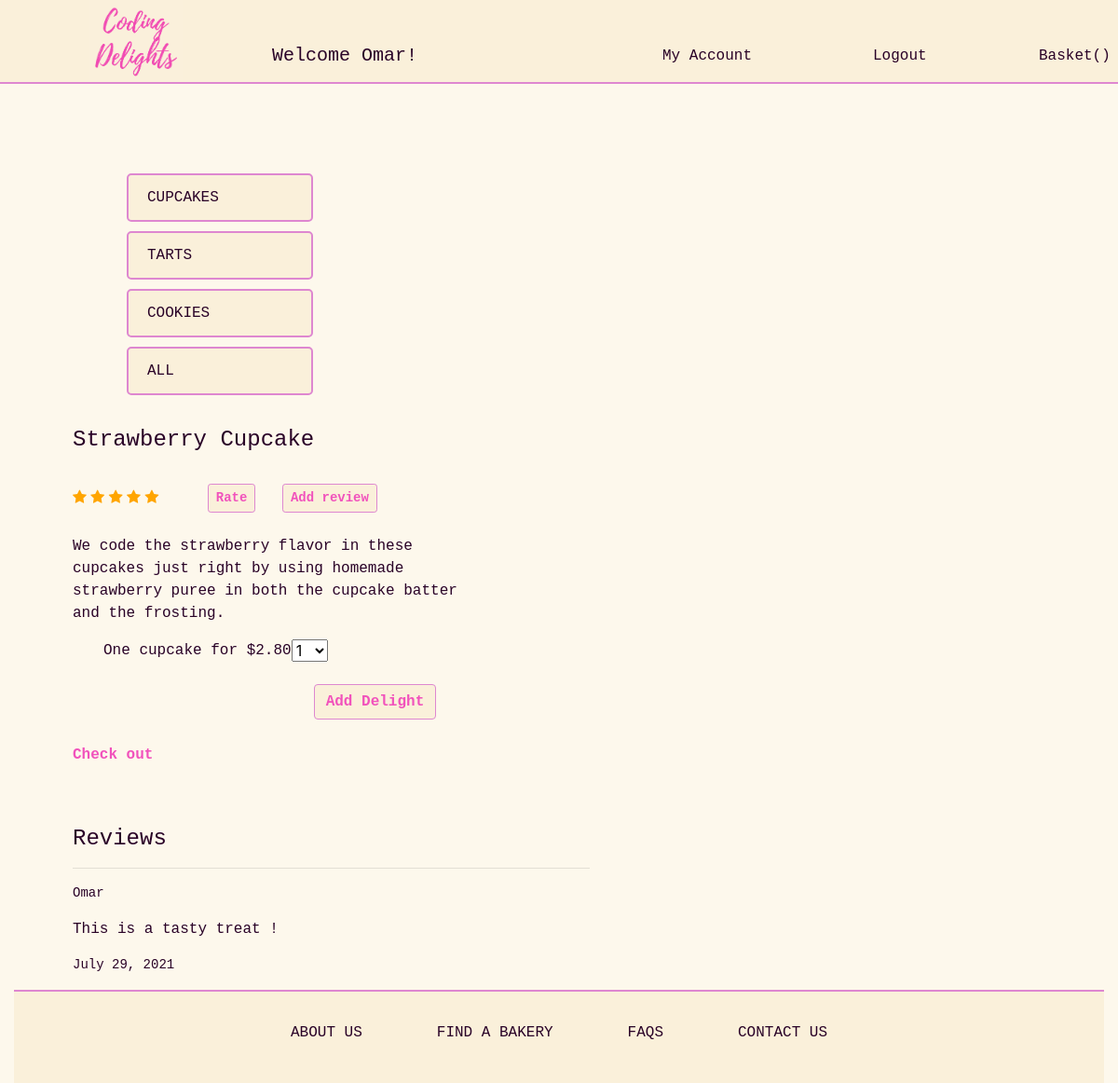
Page /delights/cupcakes/2 (signed in) on the committed database.
### login_app/models.py (models this page shows)
class User(models.Model):
    first_name= models.CharField(max_length=50)
    last_name= models.CharField(max_length=50)
    email= models.CharField(max_length=100, unique=True)
    address= models.CharField(max_length=255)
    city= models.CharField(max_length=50)
    state= models.CharField(max_length=2)
    password= models.CharField(max_length=60)
    created_at= models.DateTimeField(auto_now_add=True)
    updated_at= models.DateTimeField(auto_now=True)
    objects = UserManager()

### delights_app/models.py (models this page shows)
class Delight(models.Model):
    name= models.CharField(max_length=50)
    des= models.TextField()
    image= models.CharField(max_length=255)
    price= models.DecimalField(decimal_places=2, max_digits=6)
    catigory= models.ForeignKey(Catigory, related_name="delights", on_delete=models.CASCADE)
    created_at = models.DateTimeField(auto_now_add=True)
    updated_at= models.DateTimeField(auto_now=True)

class Review(models.Model):
    review= models.TextField()
    uploaded_by= models.ForeignKey('login_app.User', related_name="reviews", on_delete=models.CASCADE)
    review_for= models.ForeignKey(Delight, related_name="delight_reviews", on_delete=models.CASCADE)
    created_at= models.DateTimeField(auto_now_add=True)
    updated_at= models.DateTimeField(auto_now=True)

### delights_app/views.py (the view)
# urls.py: path('cupcakes/<int:cupcake_id>', views.cupcake),
def cupcake(request, cupcake_id):
    if 'user_id' not in request.session:
        return redirect('/login')
    cupcake_ratings= Delight.objects.get(id= cupcake_id).delight_ratings.all()
    if not cupcake_ratings:
        round_rate= 0
    else:
        rate= cupcake_ratings.aggregate(rate= Avg('rating'))
        print(rate)
        x= rate
        y= x['rate']
        round_rate= round(y*2)/2
    context={
        'cupcake': Delight.objects.get(id= cupcake_id),
        'rate': round_rate,
    }
    return render(request, 'cupcake.html', context)

### delights_app/templates/cupcake.html (shortened to what this page needs)
<!DOCTYPE html>
<html lang="en">
<head>
    <link rel="stylesheet" href="https://stackpath.bootstrapcdn.com/bootstrap/4.5.2/css/bootstrap.min.css"
>
    <link rel="stylesheet" href="https://cdnjs.cloudflare.com/ajax/libs/font-awesome/4.7.0/css/font-awesome.min.css">
    {% load static %}
    <link rel="stylesheet" href="{% static 'css/style.css' %}">
    <link rel="stylesheet" href="{% static 'css/star.css' %}">
</head>
<body>
    <div class="main_container container-fluid" style="background-color: #fdf8ec">
        <div style="background-color: #faf0da; border-bottom:rgb(222, 135, 208) 2px solid" class="row mb-5">
            <div class="col-6 ml-5">
                <div class="row">
                    <img class="mx-5" src="{% static 'img/delight_logo.png' %}" alt="" style="width: 100px;">
                    <h5 class="ml-5 mt-5 monospace">Welcome {{request.session.first_name}}!</h5>
                </div>
            </div>
            <div class="col d-flex">
                <a class=" float-right mt-5 ml-5 monospace" href="/delights/{{request.session.user_id}}">My Account</a>
            </div>
            <div class="col d-flex">
                <a class="float-right mt-5 ml-5 monospace" href="/delights/logout">Logout</a>
            </div>
            <div class="col-1 d-flex">
                <p class="mt-5 monospace">Basket({{request.session.basket}})</p>
            </div>
        </div>
        <div class="row m-5">
            <div class="col-2 mx-5">
                <div class="mt-5" id="catigory" >
                    <a href="/delights/cupcakes" style="border: 2px solid rgb(222, 135, 208); border-radius: 5px;"
                        class="list-group-item list-group-item-action monospace link">CUPCAKES</a>
                    <a href="/delights/tarts" style="border: 2px solid rgb(222, 135, 208); border-radius: 5px;"
                        class="list-group-item list-group-item-action monospace link">TARTS</a>
                    <a href="/delights/cookies" style="border: 2px solid rgb(222, 135, 208); border-radius: 5px;"
                        class="list-group-item list-group-item-action monospace link">COOKIES</a>
                    <a href="/delights/all" style="border: 2px solid rgb(222, 135, 208); border-radius: 5px;"
                        class="list-group-item list-group-item-action monospace link">ALL</a>
                </div>
            </div>
            <div class="col-4 mt-4 img-fluid rounded mx-auto d-block">
            </div>
            <div class="col-5 content-start">
                <h4 class="monospace mt-4">{{cupcake.name}}</h4>
                <div class="my-4 rate_block">
                    {% if rate == 0 %}
                    <span class="fa fa-star-o checked"></span>
                    <span class="fa fa-star-o checked"></span>
                    <span class="fa fa-star-o checked"></span>
                    <span class="fa fa-star-o checked"></span>
                    <span class="fa fa-star-o checked"></span>
                    {% elif rate == 1 %}
                    <span class="fa fa-star checked"></span>
                    <span class="fa fa-star-o checked"></span>
                    <span class="fa fa-star-o checked"></span>
                    <span class="fa fa-star-o checked"></span>
                    <span class="fa fa-star-o checked"></span>
                    {% elif rate == 1.5 %}
                    <span class="fa fa-star checked"></span>
                    <span class="fa fa-star-half-full checked"></span>
                    <span class="fa fa-star-o checked"></span>
                    <span class="fa fa-star-o checked"></span>
                    <span class="fa fa-star-o checked"></span>
                    {% elif rate == 2 %}
                    <span class="fa fa-star checked"></span>
                    <span class="fa fa-star checked"></span>
                    <span class="fa fa-star-o checked"></span>
                    <span class="fa fa-star-o checked"></span>
                    <span class="fa fa-star-o checked"></span>
                    {% elif rate == 2.5 %}
                    <span class="fa fa-star checked"></span>
                    <span class="fa fa-star checked"></span>
                    <span class="fa fa-star-half-full checked"></span>
                    <span class="fa fa-star-o checked"></span>
                    <span class="fa fa-star-o checked"></span>
                    {% elif rate == 3 %}
                    <span class="fa fa-star checked"></span>
                    <span class="fa fa-star checked"></span>
                    <span class="fa fa-star checked"></span>
                    <span class="fa fa-star-o checked"></span>
                    <span class="fa fa-star-o checked"></span>
                    {% elif rate == 3.5 %}
                    <span class="fa fa-star checked"></span>
                    <span class="fa fa-star checked"></span>
                    <span class="fa fa-star checked"></span>
                    <span class="fa fa-star-half-full checked"></span>
                    <span class="fa fa-star-o checked"></span>
                    {% elif rate == 4 %}
                    <span class="fa fa-star checked"></span>
                    <span class="fa fa-star checked"></span>
                    <span class="fa fa-star checked"></span>
                    <span class="fa fa-star checked"></span>
                    <span class="fa fa-star-o checked"></span>
                    {% elif rate == 4.5 %}
                    <span class="fa fa-star checked"></span>
                    <span class="fa fa-star checked"></span>
                    <span class="fa fa-star checked"></span>
                    <span class="fa fa-star checked"></span>
                    <span class="fa fa-star-half-full checked"></span>
                    {% elif rate == 5 %}
                    <span class="fa fa-star checked"></span>
                    <span class="fa fa-star checked"></span>
                    <span class="fa fa-star checked"></span>
                    <span class="fa fa-star checked"></span>
                    <span class="fa fa-star checked"></span>
                    {% endif %}
                </div>
                <div class="m-4 rate_block">
                <button type="button" class="btn one btn-sm mx-4" data-bs-toggle="modal" data-bs-target="#rate">
                    Rate
                </button>
                <button type="button" class="btn one btn-sm" data-bs-toggle="modal" data-bs-target="#review">
                    Add review
                </button>
                </div>
                <p class="monospace">{{cupcake.des}}</p>
                <div class="row">
                    <p class="monospace ml-5">One cupcake for ${{cupcake.price}}</p>
                    <form action="/delights/add_delight/{{cupcake.id}}" method="POST">
                        <select name="qty" id="">
                            <option value="1">1</option>
                        </select><br>
                        <input type="submit" class="one btn m-4" value="Add Delight">
                    </form><br>
                </div>
                <p><a class="check_out" href="/delights/check_out">Check out</a></p>
            </div>
        </div>
        <div class="col-6 ml-5">
            <h4 class="monospace">Reviews</h4>
            {% for review in cupcake.delight_reviews.all %}
            <hr>
            <p class="monospace" style="font-size: 14px;">{{review.uploaded_by.first_name}}</p>
            <p class="monospace">{{review.review}}</p>
            <p class="monospace" style="font-size: 14px;">{{review.created_at|date:"F d, Y"}}</p>
            {% endfor %}
        </div>
        <div style="background-color: #faf0da; border-top: rgb(222, 135, 208) 2px solid; height: 100PX;">
            <ul class="nav justify-content-center">
                <li class="nav-item">
                    <a class="nav-link active monospace m-4" aria-current="page" href="#">ABOUT US</a>
                </li>
                <li class="nav-item">
                    <a class="nav-link monospace m-4" href="#">FIND A BAKERY</a>
                </li>
                <li class="nav-item">
                    <a class="nav-link monospace m-4" href="#">FAQS</a>
                </li>
                <li class="nav-item">
                    <a class="nav-link monospace m-4" href="#" tabindex="-1" aria-disabled="true">CONTACT US</a>
                </li>
            </ul>
        </div>
    </div>
</body>
</html>

### delights_app/static/css/style.css (style rules this page uses)
.monospace { font-family: monospace; color: rgb(41, 2, 39); }
#catigory { width: 200px; }
.link { background-color: #faf0da; margin: 10px; }
.one { border: solid rgb(222, 135, 208) 1px; color: #F152BC; background-color: #faf0da; font-family: 'Courier New', Courier, monospace; font-weight: bolder; }
.check_out { color: #F152BC; font-weight: bolder; font-family: 'Courier New', Courier, monospace; }
.rate_block { display: inline-block; }

### delights_app/static/css/star.css (style rules this page uses)
.checked { color: orange; }

### rows in the picture
User: session.first_name "Omar"
Delight: name "Strawberry Cupcake", des "We code the strawberry flavor in these cupcakes just right by using homemade strawberry puree in both the cupcake batter and the frosting.", price "2.80"
Review: uploaded_by.first_name "Omar", review "This is a tasty treat !", created_at "July 29, 2021"
